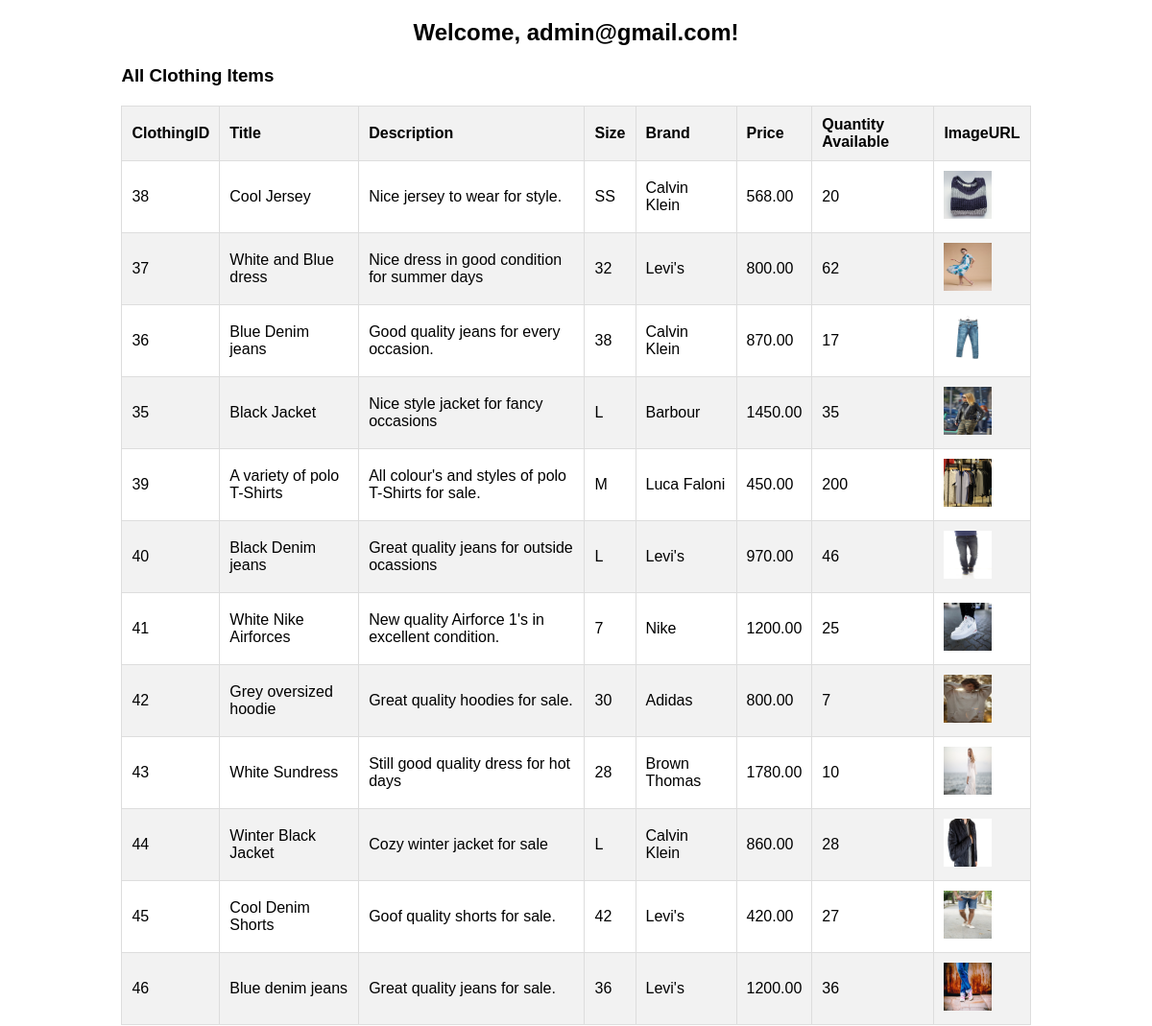
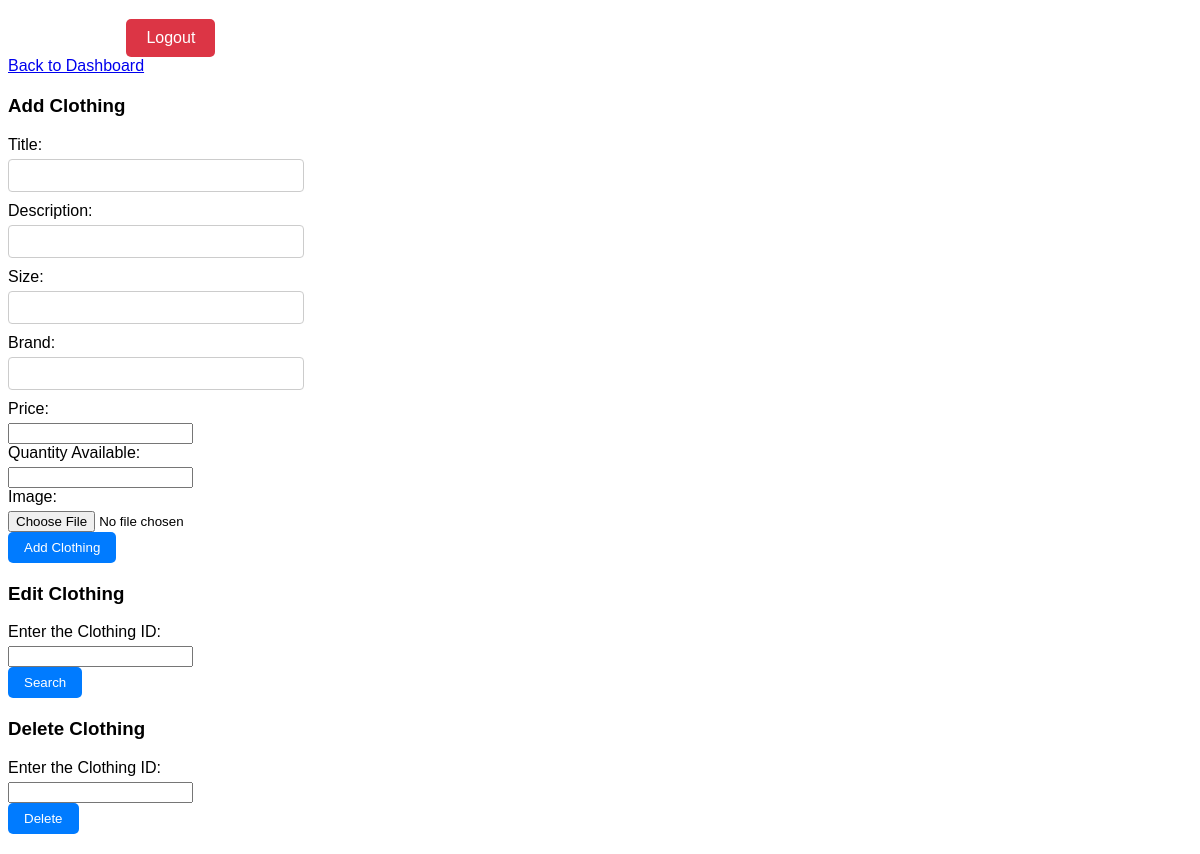
Page /admin_clothing.php (signed in) on the committed database (2 pictures, top to bottom).
### tables this page shows
CREATE TABLE IF NOT EXISTS `tblclothes` (
  `ClothingID` int(11) NOT NULL AUTO_INCREMENT,
  `Title` varchar(100) NOT NULL,
  `Description` text,
  `Size` varchar(20) DEFAULT NULL,
  `Brand` varchar(50) DEFAULT NULL,
  `Price` decimal(10,2) NOT NULL,
  `QuantityAvailable` int(11) NOT NULL,
  `ImageURL` varchar(255) DEFAULT NULL,
  PRIMARY KEY (`ClothingID`)
);

### admin_clothing.php (the view, shortened to what this page needs)
<?php
include 'DBConn.php';
$query = "SELECT * FROM tblclothes";
$result = $connect->query($query);
?>
<!DOCTYPE html>
<html lang="en">
<head>
    <link rel="stylesheet" href="CSS/admin_dashboard_styles.css">
    <link rel="stylesheet" href="CSS/admin_styles.css">
</head>
<body>
    <div class="container">
        <h2>Welcome, <?php echo $_SESSION['admin']; ?>!</h2>
        <h3>All Clothing Items</h3>
        <table>
            <thead>
                <tr>
                    <th>ClothingID</th>
                    <th>Title</th>
                    <th>Description</th>
                    <th>Size</th>
                    <th>Brand</th>
                    <th>Price</th>
                    <th>Quantity Available</th>
                    <th>ImageURL</th>
                </tr>
            </thead>
            <tbody>
                <?php while ($row = $result->fetch_assoc()) : ?>
                    <tr>
                        <td><?php echo $row['ClothingID']; ?></td>
                        <td><?php echo $row['Title']; ?></td>
                        <td><?php echo $row['Description']; ?></td>
                        <td><?php echo $row['Size']; ?></td>
                        <td><?php echo $row['Brand']; ?></td>
                        <td><?php echo $row['Price']; ?></td>
                        <td><?php echo $row['QuantityAvailable']; ?></td>
                        <td><img src="<?php echo $row['ImageURL']; ?>" alt="<?php echo $row['Title']; ?>" style="width: 50px; height: 50px;"></td>
                    </tr>
                <?php endwhile; ?>
            </tbody>
        </table>
        <a href="admin_logout.php" class="logout-btn">Logout</a>
    </div>
    <a href="admin_dashboard.php" class="dashboard-link">Back to Dashboard</a>
    <div class="form-container">
        <h3>Add Clothing</h3>
        <form action="admin_clothing.php" method="post" enctype="multipart/form-data">
            <label for="title">Title:</label>
            <input type="text" id="title" name="title" required><br>
            <label for="description">Description:</label>
            <input type="text" id="description" name="description"><br>
            <label for="size">Size:</label>
            <input type="text" id="size" name="size"><br>
            <label for="brand">Brand:</label>
            <input type="text" id="brand" name="brand"><br>
            <label for="price">Price:</label>
            <input type="number" id="price" name="price"><br>
            <label for="quantity">Quantity Available:</label>
            <input type="number" id="quantity" name="quantity"><br>
            <label for="image">Image:</label>
            <input type="file" id="image" name="image" accept="image/*"><br>
            <button type="submit">Add Clothing</button>
        </form>
    </div>
    <div class="form-container">
        <h3>Edit Clothing</h3>
        <form action="edit_clothing.php" method="post">
            <label for="edit_clothing_id">Enter the Clothing ID:</label>
            <input type="number" id="edit_clothing_id" name="edit_clothing_id" required><br>
            <button type="submit">Search</button>
        </form>
    </div>
    <div class="form-container">
        <h3>Delete Clothing</h3>
        <form action="delete_clothing.php" method="post" onsubmit="return confirm('Are you sure you want to delete this item?');">
            <label for="delete_clothing_id">Enter the Clothing ID:</label>
            <input type="number" id="delete_clothing_id" name="delete_clothing_id" required><br>
            <button type="submit">Delete</button>
        </form>
    </div>
</body>
</html>

### CSS/admin_dashboard_styles.css (style rules this page uses)
body { font-family: Arial, sans-serif; }
.container { width: 80%; margin: 0 auto; }
h2 { text-align: center; }
h3 { margin-top: 20px; }
table { width: 100%; border-collapse: collapse; margin-top: 20px; }
th, td { padding: 10px; border: 1px solid #ddd; text-align: left; }
th { background-color: #f2f2f2; }
tbody tr:nth-child(even) { background-color: #f2f2f2; }
button { padding: 8px 16px; border: none; cursor: pointer; margin-right: 5px; background-color: #007bff; color: #fff; border-radius: 5px; }
.logout-btn { padding: 10px 20px; border: none; cursor: pointer; background-color: #dc3545; color: #fff; border-radius: 5px; text-decoration: none; display: inline-block; margin-top: 20px; }

### CSS/admin_styles.css (style rules this page uses)
.form-container { margin-top: 20px; }
.form-container h3 { margin-top: 20px; }
.form-container form { margin-bottom: 20px; }
.form-container label { display: block; margin-bottom: 5px; }
.form-container input[type="text"], .form-container input[type="email"], .form-container input[type="password"], .form-container select { width: 25%; padding: 8px; margin-bottom: 10px; border: 1px solid #ccc; border-radius: 4px; box-sizing: border-box; }
.form-container button[type="submit"], .form-container button[type="button"] { padding: 8px 16px; border: none; cursor: pointer; background-color: #007bff; color: #fff; border-radius: 5px; }

### rows in the picture
tblclothes: ClothingID "38", Title "Cool Jersey", Description "Nice jersey to wear for style.", Size "SS", Brand "Calvin Klein", Price "568.00", QuantityAvailable "20", ImageURL (picture)
tblclothes: ClothingID "37", Title "White and Blue dress", Description "Nice dress in good condition for summer days", Size "32", Brand "Levi's", Price "800.00", QuantityAvailable "62", ImageURL (picture)
tblclothes: ClothingID "36", Title "Blue Denim jeans", Description "Good quality jeans for every occasion.", Size "38", Brand "Calvin Klein", Price "870.00", QuantityAvailable "17", ImageURL (picture)
tblclothes: ClothingID "35", Title "Black Jacket", Description "Nice style jacket for fancy occasions", Size "L", Brand "Barbour", Price "1450.00", QuantityAvailable "35", ImageURL (picture)
tblclothes: ClothingID "39", Title "A variety of polo T-Shirts", Description "All colour's and styles of polo T-Shirts for sale.", Size "M", Brand "Luca Faloni", Price "450.00", QuantityAvailable "200", ImageURL (picture)
tblclothes: ClothingID "40", Title "Black Denim jeans", Description "Great quality jeans for outside ocassions", Size "L", Brand "Levi's", Price "970.00", QuantityAvailable "46", ImageURL (picture)
tblclothes: ClothingID "41", Title "White Nike Airforces", Description "New quality Airforce 1's in excellent condition.", Size "7", Brand "Nike", Price "1200.00", QuantityAvailable "25", ImageURL (picture)
tblclothes: ClothingID "42", Title "Grey oversized hoodie", Description "Great quality hoodies for sale.", Size "30", Brand "Adidas", Price "800.00", QuantityAvailable "7", ImageURL (picture)
tblclothes: ClothingID "43", Title "White Sundress", Description "Still good quality dress for hot days", Size "28", Brand "Brown Thomas", Price "1780.00", QuantityAvailable "10", ImageURL (picture)
tblclothes: ClothingID "44", Title "Winter Black Jacket", Description "Cozy winter jacket for sale", Size "L", Brand "Calvin Klein", Price "860.00", QuantityAvailable "28", ImageURL (picture)
tblclothes: ClothingID "45", Title "Cool Denim Shorts", Description "Goof quality shorts for sale.", Size "42", Brand "Levi's", Price "420.00", QuantityAvailable "27", ImageURL (picture)
tblclothes: ClothingID "46", Title "Blue denim jeans", Description "Great quality jeans for sale.", Size "36", Brand "Levi's", Price "1200.00", QuantityAvailable "36", ImageURL (picture)

### other values in the picture
$_SESSION['admin'] "admin@gmail.com"
